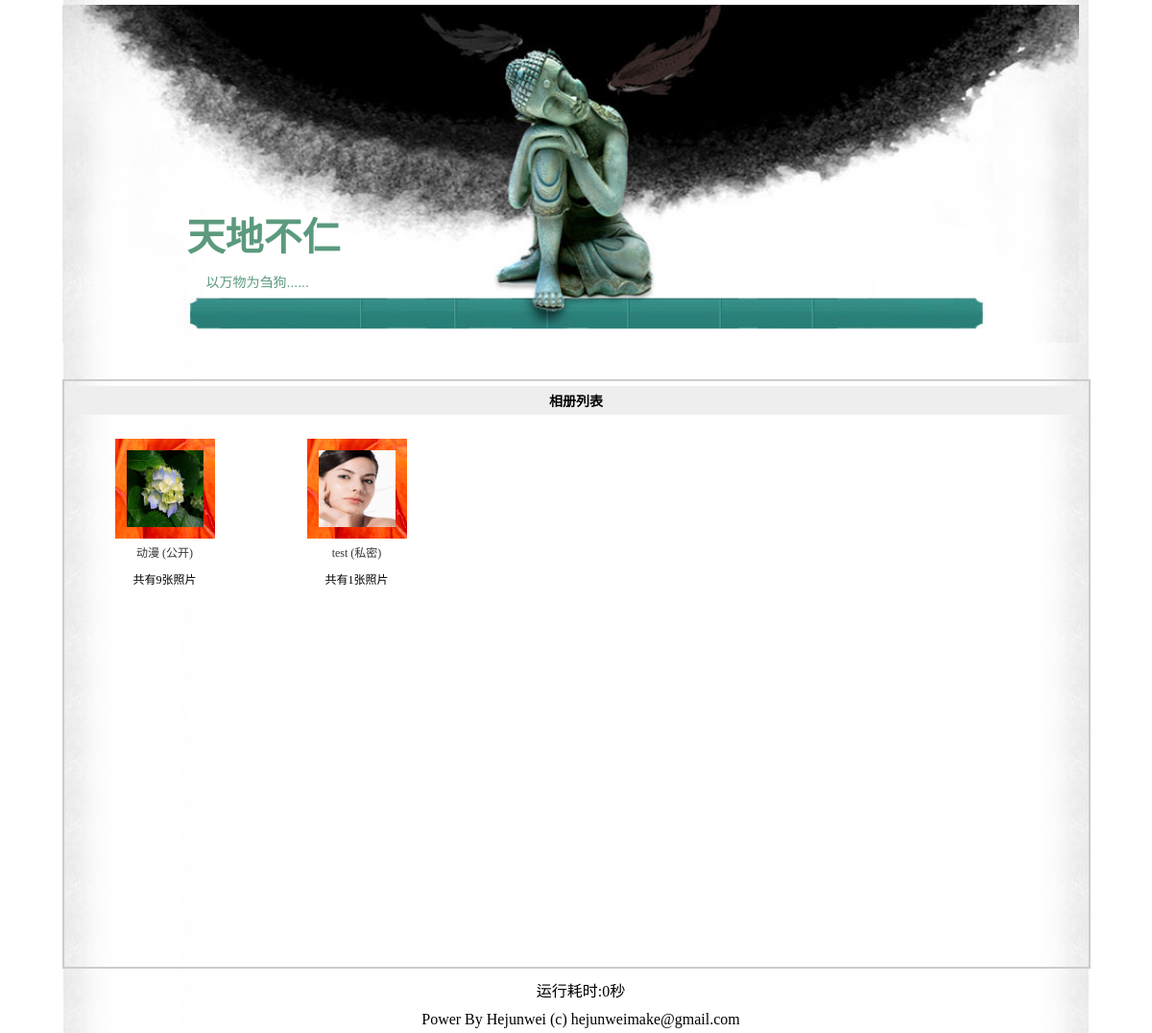
Page /photo.php on the committed database.
### tables this page shows
CREATE TABLE `mj_photo_dir` (
  `mj_id` int(8) unsigned NOT NULL AUTO_INCREMENT,
  `mj_name` varchar(20) NOT NULL,
  `mj_type` tinyint(1) NOT NULL,
  `mj_password` char(40) NOT NULL,
  `mj_content` varchar(200) NOT NULL,
  `mj_dir` varchar(200) NOT NULL,
  `mj_cover` varchar(200) NOT NULL,
  `mj_date` datetime NOT NULL,
  PRIMARY KEY (`mj_id`)
);

### include/global.func.php (called while the page is built, shortened)
<?php
function _html($_str){
    if(is_array($_str)){
        foreach ($_str as $_key=>$_value){
            $_str[$_key]=_html($_value);
        }
        return $_str;
    }else{
        return htmlspecialchars($_str);
    }
}
function _page($_sql,$_size){
    global $_page,$_pagesize,$_pagenum,$_pageabsolute,$_num;
    if(isset($_GET['page'])){
        $_page=$_GET['page'];
        if(empty($_page) || $_page<=0 || !is_numeric($_page)){
            $_page=1;
        }else{
            $_page=intval($_page);
        }
    }else{
        $_page=1;
    }
    $_pagesize=$_size;
    $_pagenum=($_page-1)*$_pagesize;
}
?>

### include/mysql.func.php (called while the page is built, shortened)
<?php
function _query($_sql){
    if(!$result = mysql_query($_sql)){
        exit(mysql_error());
    }
    return $result;
}
function _fetch_array($_sql){
    return mysql_fetch_array(_query($_sql),MYSQL_ASSOC);
}
function _fetch_array_list($_result){
    return mysql_fetch_array($_result,MYSQL_ASSOC);
}

### include/common.inc.php (called while the page is built, shortened)
<?php
global $_system;
require ROOT_PATH.'include/global.func.php';
require ROOT_PATH.'include/mysql.func.php';
if(!!$_rows = _fetch_array("SELECT
                                  *
                              FROM
                                  mj_system
                             WHERE
                                    mj_id=1
                             LIMIT 1
                             ")){
    $_system['webname'] = $_rows['mj_webname'];
    $_system['article'] = $_rows['mj_article'];
    $_system['blog'] = $_rows['mj_blog'];
    $_system['photo'] = $_rows['mj_photo'];
    $_system['skin'] = $_rows['mj_skin'];
    $_system['string'] = $_rows['mj_string'];
    $_system['post'] = $_rows['mj_post'];
    $_system['re'] = $_rows['mj_re'];
    $_system['code'] = $_rows['mj_code'];
    $_system['register'] = $_rows['mj_register'];
    $_system = _html($_system);
}else{
    exit("系统表异常");
}
?>

### photo.php (the view, shortened to what this page needs)
<?php
require dirname(__FILE__).'/include/common.inc.php';
global $_pagenum,$_pagesize;
$_result=_query("SELECT
                        mj_id,
                        mj_name,
                        mj_type,
                        mj_cover
                    FROM
                        mj_photo_dir
                   LIMIT
                        $_pagenum,$_pagesize
    ");
?>
<!DOCTYPE html PUBLIC "-//W3C//DTD XHTML 1.1//EN" "http://www.w3.org/TR/xhtml11/DTD/xhtml11.dtd">
<html xmlns="http://www.w3.org/1999/xhtml">
<head>
<link rel="stylesheet" type="text/css" href="css/basic.css" />
<link rel="stylesheet" type="text/css" href="css/photo.css" />
</head>
<body>
<?php
require ROOT_PATH.'include/header.inc.php';
?>
<div id="photo">
	<h2>相册列表</h2>
	<?php
	   $_html = array();
	   while(!!$_rows = _fetch_array_list($_result)){
	       $_html['id']=$_rows['mj_id'];
	       $_html['name']=$_rows['mj_name'];
	       $_html['type']=$_rows['mj_type'];
	       $_html = _html($_html);
	       $_html['cover']='<img src="'.$_rows['mj_cover'].'" alt="封面" />';
	       if($_html['type'] == 0){
	           $_html['type_html']='(公开)';
	       }else{
	           $_html['type_html']='(私密)';
	       }
	       $_html['photo'] = _fetch_array("SELECT COUNT(*) AS count FROM mj_photos WHERE mj_sid={$_html['id']}");
	       ?>
	<dl>
		<dt><a href="photo_show.php?id=<?php echo $_html['id']?>"><?php echo $_html['cover']?></a></dt>
		<dd><a href="photo_show.php?id=<?php echo $_html['id']?>"><?php echo $_html['name'].' '.$_html['type_html']?></a></dd>
		<dd>共有<?php echo $_html['photo']['count']?>张照片</dd>
	</dl>
	<?php }?>
</div>
<?php
    require ROOT_PATH.'include/footer.inc.php';
?>
</body>
</html>

### css/basic.css (style rules this page uses)
* { padding:5px; margin:0; }
body { padding:0; width:90%; margin:0 auto; background:url("../image/icon/bg.gif") repeat-y scroll center top; background-size:89%; }
a { text-decoration:none; color:black; }
h2 { font-size:14px; background:#eee; }

### css/photo.css (style rules this page uses)
#photo { width:auto; height:600px; border:2px solid #ccc; font-size:12px; }
#photo img { margin:0 auto; display:block; width:80px; height:80px; padding:0; }
#photo h2 { text-indent:0; text-align:center; }
#photo dl { width:150px; min-height:150px; margin:20px; float:left; }
#photo dl dt { width:94px; min-height:93px; background:url(../image/1.jpg); margin:0 auto; }
#photo dl dt a { padding:0; }
#photo dl dt img { display:block; padding:7px; }
#photo dd { width:90px; text-align:center; margin:0 auto; }
#photo dd a { text-decoration:none; color:#333; }

### rows in the picture
mj_photo_dir: mj_cover (picture), mj_name "动漫", type_html "(公开)", count "9"
mj_photo_dir: mj_cover (picture), mj_name "test", type_html "(私密)", count "1"

### other values in the picture
_runtime()-$start_time "0"
